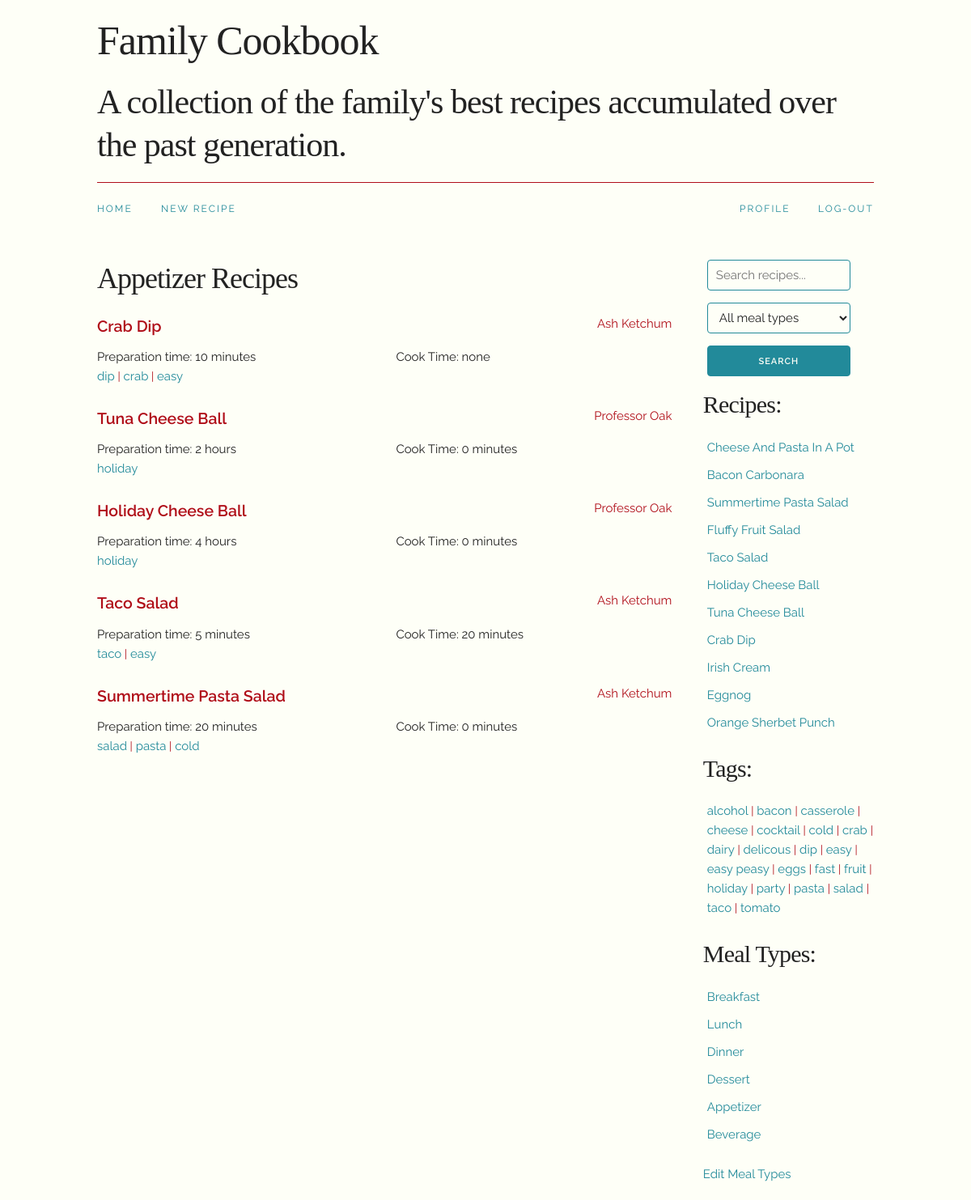
The page /mealType.php?id=5 (signed in) on the database its author committed.
### tables this page shows
CREATE TABLE mealTypes (
  mealTypeId int(11) NOT NULL,
  mealTypeName varchar(30) NOT NULL
);

CREATE TABLE recipes (
  recipeId int(11) NOT NULL,
  userId int(11) NOT NULL,
  recipeName varchar(50) NOT NULL,
  tags varchar(500) NOT NULL,
  prepTime varchar(50) NOT NULL,
  cookTime varchar(50) NOT NULL,
  mealType int(11) NOT NULL,
  ingredients varchar(1000) NOT NULL,
  instructions varchar(2000) NOT NULL
);

CREATE TABLE users (
  userId int(11) NOT NULL,
  firstName varchar(50) NOT NULL,
  lastName varchar(50) NOT NULL,
  email varchar(80) NOT NULL,
  password varchar(60) NOT NULL,
  permissionLevel int(11) NOT NULL DEFAULT '1'
);

CREATE TABLE tags (
  tagId int(11) NOT NULL,
  tagName varchar(30) NOT NULL
);

### mealType.php (the view, shortened to what this page needs)
<?php
    require("include/connect.php");
    if(isset($_GET["id"])){
        $mealTypeId = filter_input(INPUT_GET, "id", FILTER_SANITIZE_NUMBER_INT);
        $recipes_mealType_select = $db->prepare("SELECT * FROM recipes JOIN mealTypes ON recipes.mealType=mealTypes.mealTypeId JOIN users ON recipes.userId=users.userId WHERE mealTypes.mealTypeId = :mealTypeId" );
        $recipes_mealType_select->bindValue(":mealTypeId", $mealTypeId);
        $recipes_mealType_select->execute();
        $recipes = $recipes_mealType_select->fetchAll();
    } else {
        $mealTypeId = false;
        header("Location: index.php");
    }
    include("include/head.php");
?>
</head>
<body>
    <?php include("include/header.php") ?>
    <main>
        <div class="container">
            <div class="nine columns">
                <?php if($mealTypeId && $recipes_mealType_select->rowCount()>0): ?>
                    <h3 class="capitalize"><?= $recipes[0]["mealTypeName"] ?> Recipes</h3>
                    <?php foreach($recipes as $recipe): ?>
                        <div class="row">
                            <div class="two-thirds column">
                                <a class="recipe-name" href="recipe.php?id=<?= $recipe["recipeId"] ?>"><?= $recipe["recipeName"] ?></a>
                            </div>
                            <div class="one-third column">
                                <a class="user-name" href="profile.php"><?= $recipe["firstName"] . " " . $recipe["lastName"] ?></a>
                            </div>
                        </div>
                        <div class="row">
                            <div class="one-half column">
                                <?= "Preparation time: " . $recipe["prepTime"] ?>
                            </div>
                            <div class="one-half column">
                                <?= "Cook Time: " . $recipe["cookTime"] ?>
                            </div>
                        </div>
                        <div class="row">
                            <ul>
                                <?php $tags = explode(",", $recipe["tags"]); foreach($tags as $tag): if(strlen(trim($tag)) > 0): ?>
                                    <li class="tag"><a href="tag.php?tag=<?= trim($tag) ?>"><?=$tag?></a></li>
                                <?php endif; endforeach ?>
                            </ul>
                        </div>
                    <?php endforeach ?>
                <?php else: ?>
                    <h3>It doesn't look like any exist yet.</h3>
                <?php endif ?>
            </div>
            <div class="three columns">
                <?php include("include/side.php") ?>
            </div>
        </div>
    </main>
</body>
</html>

### include/side.php (shortened to what this page needs)
<?php
    $sidebar_recipes_select = $db->prepare("SELECT * FROM recipes ORDER BY recipeId DESC");
    $sidebar_recipes_select->execute();
    $sidebar_recipes = $sidebar_recipes_select->fetchAll();
    $sidebar_tags_select = $db->prepare("SELECT * FROM tags ORDER BY tagName");
    $sidebar_tags_select->execute();
    $sidebar_tags = $sidebar_tags_select->fetchAll();
    $sidebar_mealTypes_select = $db->prepare("SELECT * FROM mealTypes");
    $sidebar_mealTypes_select->execute();
    $sidebar_mealTypes = $sidebar_mealTypes_select->fetchAll();
?>
<aside>
    <div class="row">
        <div class="twelve columns">
            <form action="search.php" method="post">
                <ul class="navbar-list search">
                    <li class="navbar-item">
                        <input placeholder="Search recipes..." type="text" name="searchTerm"
                        <?php if(isset($_POST["search"])): ?> value="<?= $_POST["searchTerm"] ?>" <?php endif ?>>
                    </li>
                    <li class="navbar-item">
                    <select name="navbarMealType" id="navbarMealType">
                        <option value="-1">All meal types</option>
                    </select>
                    </li>
                    <li class="navbar-item">
                        <input name="search" type="submit" class="button-primary" value="Search">
                    </li>
                </ul>
            </form>
        </div>
    </div>
    <div class="row">
        <div class="twelve columns">
            <h4>Recipes: </h4>
            <ul>
                <?php foreach($sidebar_recipes as $sidebar_recipe): ?>
                    <li class="sidebar-recipes capitalize">
                        <a href="recipe.php?id=<?= $sidebar_recipe["recipeId"] ?>"><?= $sidebar_recipe["recipeName"] ?></a>
                    </li>
                <?php endforeach ?>
            </ul>
        </div>
    </div>
    <div class="row">
        <div class="twelve columns">
            <h4>Tags: </h4>
            <ul>
                <?php foreach($sidebar_tags as $sidebar_tag): ?>
                    <?php $sidebar_get_tag = str_replace(" ", "-", $sidebar_tag["tagName"]) ?>
                    <li class="sidebar-tags">
                        <a href="tag.php?tag=<?= $sidebar_get_tag ?>"><?= $sidebar_tag["tagName"] ?></a>
                    </li>
                <?php endforeach ?>
            </ul>
        </div>
    </div>
    <div class="row">
        <div class="twelve columns">
            <h4>Meal Types:</h4>
            <ul>
                <?php foreach($sidebar_mealTypes as $sidebar_mealType): ?>
                    <li class="sidebar-mealTypes capitalize">
                        <a href="mealType.php?id=<?= $sidebar_mealType["mealTypeId"] ?>"><?= $sidebar_mealType["mealTypeName"] ?></a>
                    </li>
                <?php endforeach ?>
            </ul>
        </div>
    </div>
    <div class="row">
        <div class="twelve columns">
            <a href="editMealType.php">Edit Meal Types</a>
        </div>
    </div>
</aside>

### styles/skeleton.css (style rules this page uses)
.container { position: relative; width: 100%; max-width: 960px; margin: 0 auto; padding: 0 20px; box-sizing: border-box; }
.column, .columns { width: 100%; float: left; box-sizing: border-box; }
@media (min-width: 400px) { .container { width: 85%; padding: 0; } }
@media (min-width: 550px) { .container { width: 80%; } }
@media (min-width: 550px) { .column, .columns { margin-left: 4%; } }
@media (min-width: 550px) { .column:first-child, .columns:first-child { margin-left: 0; } }
@media (min-width: 550px) { .three.columns { width: 22%; } }
@media (min-width: 550px) { .nine.columns { width: 74.0%; } }
@media (min-width: 550px) { .twelve.columns { width: 100%; margin-left: 0; } }
@media (min-width: 550px) { .one-third.column { width: 30.6666666667%; } }
@media (min-width: 550px) { .two-thirds.column { width: 65.3333333333%; } }
@media (min-width: 550px) { .one-half.column { width: 48%; } }
html { font-size: 62.5%; }
body { font-size: 1.5em; line-height: 1.6; font-weight: 400; font-family: "Raleway", "HelveticaNeue", "Helvetica Neue", Helvetica, Arial, sans-serif; color: #222; }
h1, h2, h3, h4, h5, h6 { margin-top: 0; margin-bottom: 2rem; font-weight: 300; }
h3 { font-size: 3.0rem; line-height: 1.3; letter-spacing: -.1rem; }
h4 { font-size: 2.4rem; line-height: 1.35; letter-spacing: -.08rem; }
@media (min-width: 550px) { h3 { font-size: 3.6rem; } }
@media (min-width: 550px) { h4 { font-size: 3.0rem; } }
a { color: #1EAEDB; }
.button, button, input[type="submit"], input[type="reset"], input[type="button"] { display: inline-block; height: 38px; padding: 0 30px; color: #555; text-align: center; font-size: 11px; font-weight: 600; line-height: 38px; letter-spacing: .1rem; text-transform: uppercase; text-decoration: none; white-space: nowrap; background-color: transparent; border-radius: 4px; border: 1px solid #bbb; cursor: pointer; box-sizing: border-box; }
.button.button-primary, button.button-primary, input[type="submit"].button-primary, input[type="reset"].button-primary, input[type="button"].button-primary { color: #FFF; background-color: #33C3F0; border-color: #33C3F0; }
input[type="email"], input[type="number"], input[type="search"], input[type="text"], input[type="tel"], input[type="url"], input[type="password"], textarea, select { height: 38px; padding: 6px 10px; background-color: #fff; border: 1px solid #D1D1D1; border-radius: 4px; box-shadow: none; box-sizing: border-box; }
input[type="email"], input[type="number"], input[type="search"], input[type="text"], input[type="tel"], input[type="url"], input[type="password"], textarea { -webkit-appearance: none; -moz-appearance: none; appearance: none; }
ul { list-style: circle inside; }
ol, ul { padding-left: 0; margin-top: 0; }
li { margin-bottom: 1rem; }
input, textarea, select, fieldset { margin-bottom: 1.5rem; }
pre, blockquote, dl, figure, table, p, ul, ol, form { margin-bottom: 2.5rem; }
.container:after, .row:after, .u-cf { content: ""; display: table; clear: both; }

### rows shown on the page
mealtypes: mealTypeName "Appetizer"
recipes: recipeName "Crab Dip", userId.firstName "Ash", userId.lastName "Ketchum", prepTime "10 minutes", cookTime "none", tags "dip", tags "crab", tags "easy"
recipes: recipeName "Tuna Cheese Ball", userId.firstName "Professor", userId.lastName "Oak", prepTime "2 hours", cookTime "0 minutes", tags "holiday"
recipes: recipeName "Holiday Cheese Ball", userId.firstName "Professor", userId.lastName "Oak", prepTime "4 hours", cookTime "0 minutes", tags "holiday"
recipes: recipeName "Taco Salad", userId.firstName "Ash", userId.lastName "Ketchum", prepTime "5 minutes", cookTime "20 minutes", tags "taco", tags "easy"
recipes: recipeName "Summertime Pasta Salad", userId.firstName "Ash", userId.lastName "Ketchum", prepTime "20 minutes", cookTime "0 minutes", tags "salad", tags "pasta", tags "cold"
recipes: recipeName "Cheese And Pasta In A Pot"
recipes: recipeName "Bacon Carbonara"
recipes: recipeName "Fluffy Fruit Salad"
recipes: recipeName "Irish Cream"
recipes: recipeName "Eggnog"
recipes: recipeName "Orange Sherbet Punch"
tags: tagName "alcohol"
tags: tagName "bacon"
tags: tagName "casserole"
tags: tagName "cheese"
tags: tagName "cocktail"
tags: tagName "cold"
tags: tagName "crab"
tags: tagName "dairy"
tags: tagName "delicous"
tags: tagName "dip"
tags: tagName "easy"
tags: tagName "easy peasy"
tags: tagName "eggs"
tags: tagName "fast"
tags: tagName "fruit"
tags: tagName "holiday"
tags: tagName "party"
tags: tagName "pasta"
tags: tagName "salad"
tags: tagName "taco"
tags: tagName "tomato"
mealtypes: mealTypeName "Breakfast"
mealtypes: mealTypeName "Lunch"
mealtypes: mealTypeName "Dinner"
mealtypes: mealTypeName "Dessert"
mealtypes: mealTypeName "Beverage"
